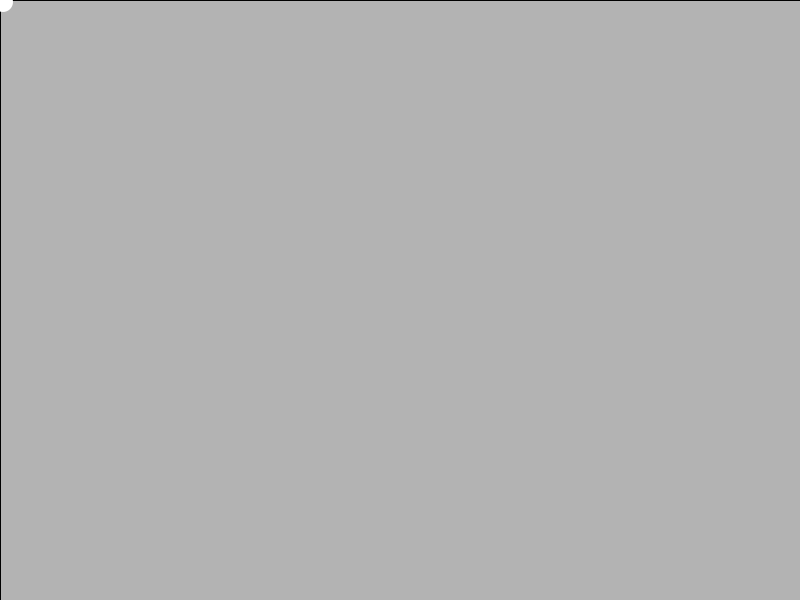
Frame 1 (no input)
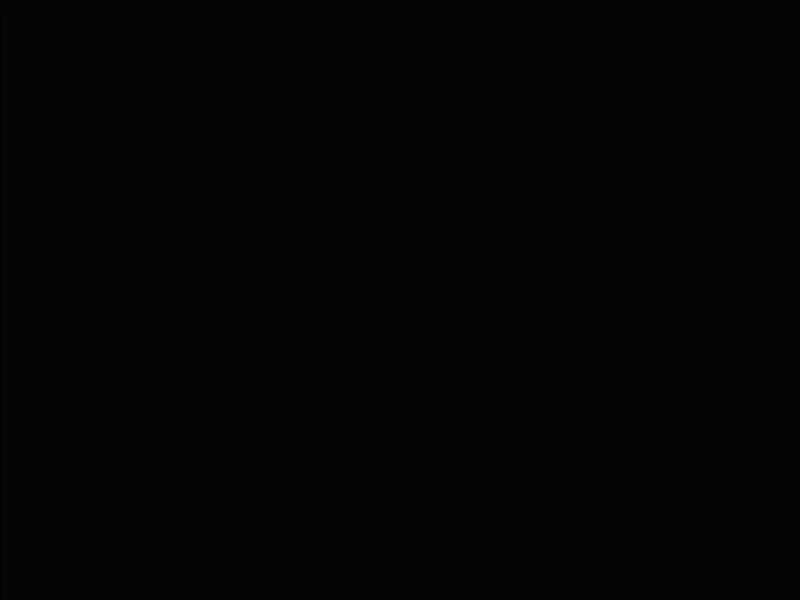
Frame 60 (the mouse pressed at the canvas centre just before this capture)
Frame 120 (the mouse held since frame 60 and released just before this capture): identical to frame 60, image omitted

The Processing sketch that drew these frames (run headless with seeded random() and noise(); from frame 60 on, the mouse is pressed at the canvas centre):

// Processing sketch: acceleration_velocity_lacation
// ── acceleration_velocity_lacation.pde
PVector force;
PVector acceleration;
PVector velocity;
PVector location;
float mass;

void setup(){
  size(800,600);
  frameRate(60);
  
  location = new PVector(0,0);
  velocity = new PVector(0,0);
  force = new PVector(3.0,2.0);
  mass=1;
  acceleration = force.mult(mass);
}

void draw(){
  fill(0,31);
  rect(0,0,width,height);
  fill(255);
  noStroke();
  velocity.add(acceleration);
  location.add(velocity);
  ellipse(location.x,location.y,20,20);
}
